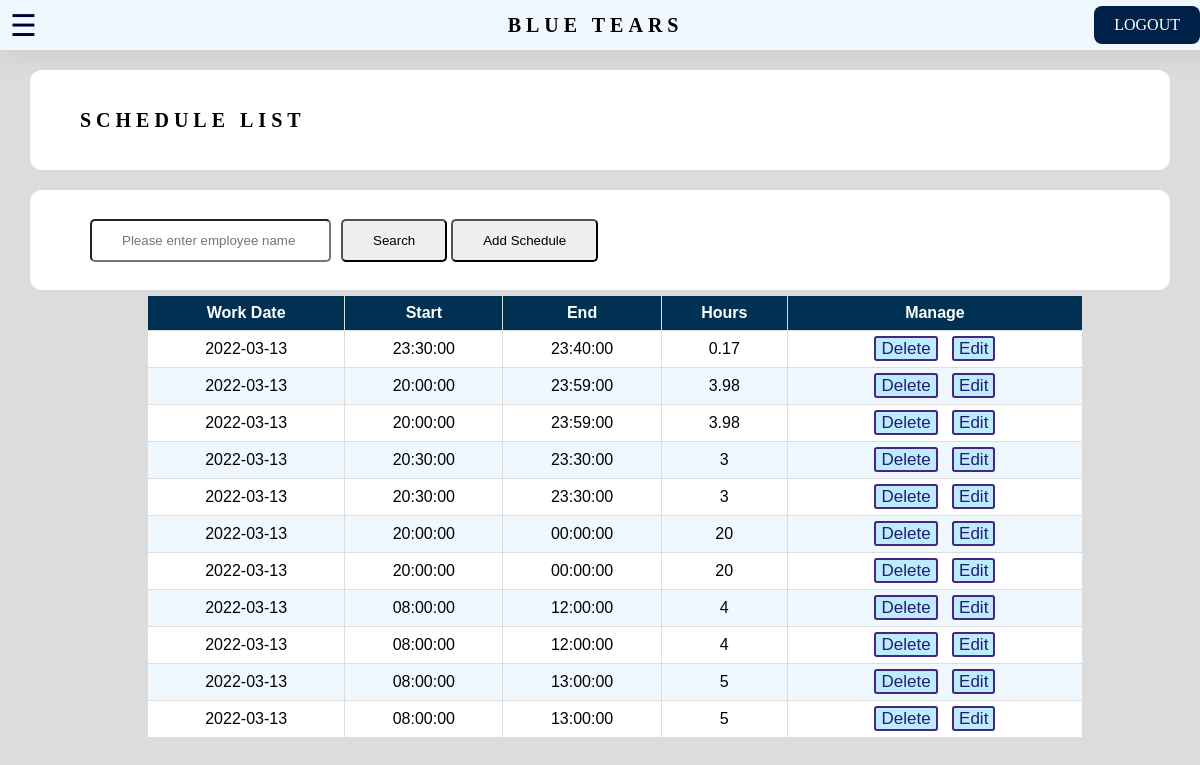
Screenshot of /edit_schedule.php (signed in) with the database file from the repository.
### tables this page shows
CREATE TABLE IF NOT EXISTS `schedule` (
  `schedule_id` int NOT NULL AUTO_INCREMENT,
  `employee_id` int NOT NULL,
  `work_date` date NOT NULL,
  `work_start_time` time NOT NULL,
  `work_end_time` time NOT NULL,
  `room_id` int DEFAULT NULL,
  PRIMARY KEY (`schedule_id`),
  KEY `room_id` (`room_id`),
  KEY `employee_id` (`employee_id`)
);

### edit_schedule.php (the view, shortened to what this page needs)
<!DOCTYPE html>
<html>
<head>
    <link href = "manager.css" rel = "stylesheet">
    <link href='https://unpkg.com/boxicons@2.1.2/css/boxicons.min.css' rel='stylesheet'>
</head>
<body>
    <div id="wrapper">
        <div id = "main_content">
            <nav id = "topbar">
                    <button class="openside" onclick="openSideBar()">☰</button>
                    <div>
                    <h2 class="top-navi-heading"> Blue Tears </h2>
                    </div>
                    <div>
                        <a class="logout" href="Manager_logout.php">LOGOUT</a>
                    </div>
            </nav>
            <div id = "staff">
            <div class = page_content>
                <div class = "table_content">
                    <div>
                        <h2 class="table_tittle"> Schedule List </h2>
                    </div>
                </div>
                <form class = "filter_part" method = "post">
                    <div class  = "filter_part_sec">
                        <input type = "text" name="search_key" placeholder = "Please enter employee name" ></input>
                    </div>
                    <div class = "filter_part_sec">
                        <button class="filterResultBtn" name="searchBtn" type="submit">Search</button>
                        <button class = "addschedule" name="addschedule">Add Schedule</button>
                    </div>
                </form>
            </div>
                        <?php
                            $id = intval($_GET['id']);
                        ?>
                        <?php
                            include("conn.php");
                            $search_key = "";
                            $result=mysqli_query($conn,"SELECT * FROM `schedule` WHERE employee_id=$id AND work_date LIKE '%$search_key%' ORDER BY `schedule_id` DESC");
                        ?>
                <div class = "reservation_content">
                    <table class= "reservation_table">
                        <tr>
                            <th>Work Date</th>
                            <th>Start</th>
                            <th>End</th>
                            <th>Hours</th>
                            <th>Manage</th>
                        </tr>
                        <?php
                            if(isset($result)){
                                while($row = mysqli_fetch_array($result)) {
                                    echo "<tr>";
                                    echo "<td>".$row['work_date']."</td>";
                                    echo "<td>".$row['work_start_time']."</td>";
                                    echo "<td>".$row['work_end_time']."</td>";
                                    $time1 = strtotime($row['work_start_time']);
                                    $time2 = strtotime($row['work_end_time']);
                                    $difference = round(abs($time2 - $time1) / 3600,2);
                                    echo "<td>$difference</td>";
                                    echo "<td><a class =\"button\" href=\"delete.php?id=$row[schedule_id]\" onClick=\"return confirm('Are you sure you want to delete?')\">Delete</a>
                                    <a class =\"button\" href=\"edit_selected.php?id=$row[schedule_id]\">Edit</a></td>";
                                    echo "</tr>";
                                }
                            }
                            else{
                                echo "Don't have schedule yet";
                            }
                        ?>
                    </table>
                </div>
            </div>
        </div>
    </body>
</html>

### manager.css (style rules this page uses)
* { margin: 0; padding: 0; }
#wrapper { display: flex; width: 100%; height: 100%; overflow-x: hidden; }
.openside { cursor: pointer; border: none; color:rgb(0,0,57); left:30px; font-size:30px; padding: 5px 10px; background:transparent; float: left; }
#main_content { margin-left:0; transition: 0.5s; width: 100%; min-height: 100vh; background-color: rgb(220,220,220); background-size: cover; margin: 0px; padding:0px; box-sizing:border-box; margin-top:0px; margin-left:0px; }
#topbar { display: flex; align-items: center; height:50px; box-shadow: rgba(149, 157, 165, 0.2) 0px 8px 24px; overflow: hidden; top: 0; background-color:#f0f8ff; width:100%; margin: 0; justify-content: space-between; padding-right:20px }
.logout { padding:10px 20px; text-decoration: none; color: white; display:flex; background-color:rgb(0,33,71); border-radius: 8px; }
.top-navi-heading { color:black; font-size:20px; text-transform: uppercase; letter-spacing: 5px; font-family: "fantasy"; padding-left:50px; }
.button { padding: 1px 5px; text-decoration: none; font-family: Arial, Helvetica, sans-serif; text-align: center; font-size: 17px; height: 30px; border: 2px solid #46277f; border-radius: 3px; color: #251c6e; cursor: pointer; margin: 5px; background-color: #bdebff; }
#staff { margin-top: 20px; margin-left: 30px; }
.table_content { justify-content: space-between; align-items: center; height:100px; background-color: white; display:flex; padding-right:50px; border-radius: 12px; margin-right: 30px; }
.table_tittle { color:black; font-size:20px; text-transform: uppercase; letter-spacing: 5px; font-family: "fantasy"; padding-left:50px; }
.reservation_content { margin-top:0px; padding-top:5px; display:flex; justify-content: center; align-items: center; padding-bottom:100px }
.reservation_table { font-family: Arial, Helvetica, sans-serif; border-collapse: collapse; width: 80%; text-align:center }
.reservation_table th { border: 1px solid #ddd; padding: 8px; background-color: rgb(0,49,83); color: white }
.reservation_table td { border: 1px solid #ddd; padding: 8px; }
.reservation_table tr:nth-child(even) { background-color: white; }
.reservation_table tr:nth-child(odd) { background-color: rgb(240,248,255); }
.filter_part { align-items: center; height:100px; background-color:white; display:flex; padding-right:20px; padding-left:50px; border-radius: 12px; margin-top: 20px; margin-right: 30px; }
.filter_part_sec { padding-left:10px; }
.filterResultBtn { padding: 12px 30px; border-radius: 5px; }
.filter_part input { padding: 12px 30px; border-radius: 5px; }
.addschedule { padding: 12px 30px; border-radius: 5px; }

### rows the page displays
schedule: work_date "2022-03-13", work_start_time "23:30:00", work_end_time "23:40:00", difference "0.17"
schedule: work_date "2022-03-13", work_start_time "20:00:00", work_end_time "23:59:00", difference "3.98"
schedule: work_date "2022-03-13", work_start_time "20:00:00", work_end_time "23:59:00", difference "3.98"
schedule: work_date "2022-03-13", work_start_time "20:30:00", work_end_time "23:30:00", difference "3"
schedule: work_date "2022-03-13", work_start_time "20:30:00", work_end_time "23:30:00", difference "3"
schedule: work_date "2022-03-13", work_start_time "20:00:00", work_end_time "00:00:00", difference "20"
schedule: work_date "2022-03-13", work_start_time "20:00:00", work_end_time "00:00:00", difference "20"
schedule: work_date "2022-03-13", work_start_time "08:00:00", work_end_time "12:00:00", difference "4"
schedule: work_date "2022-03-13", work_start_time "08:00:00", work_end_time "12:00:00", difference "4"
schedule: work_date "2022-03-13", work_start_time "08:00:00", work_end_time "13:00:00", difference "5"
schedule: work_date "2022-03-13", work_start_time "08:00:00", work_end_time "13:00:00", difference "5"
